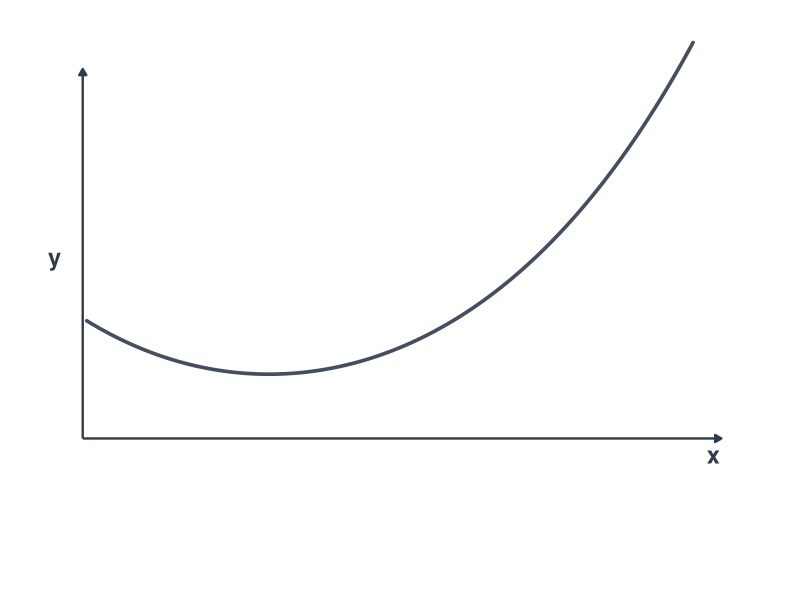
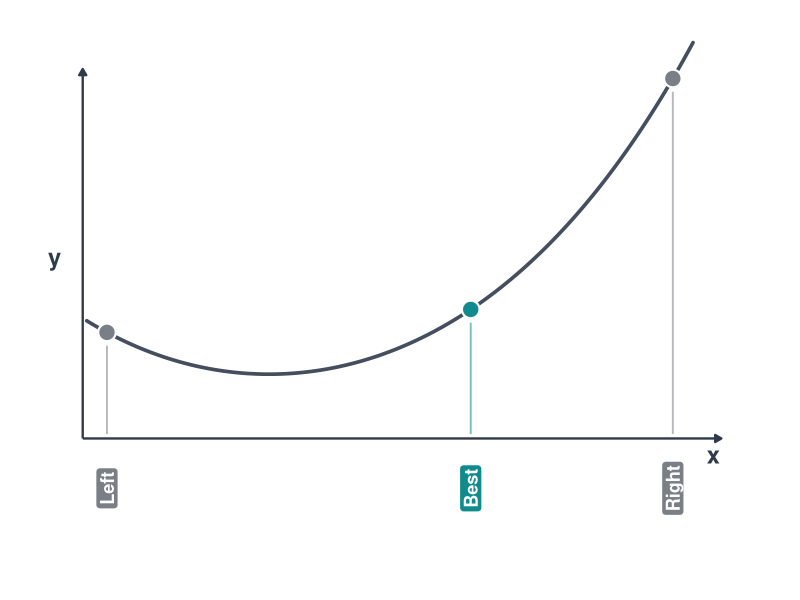
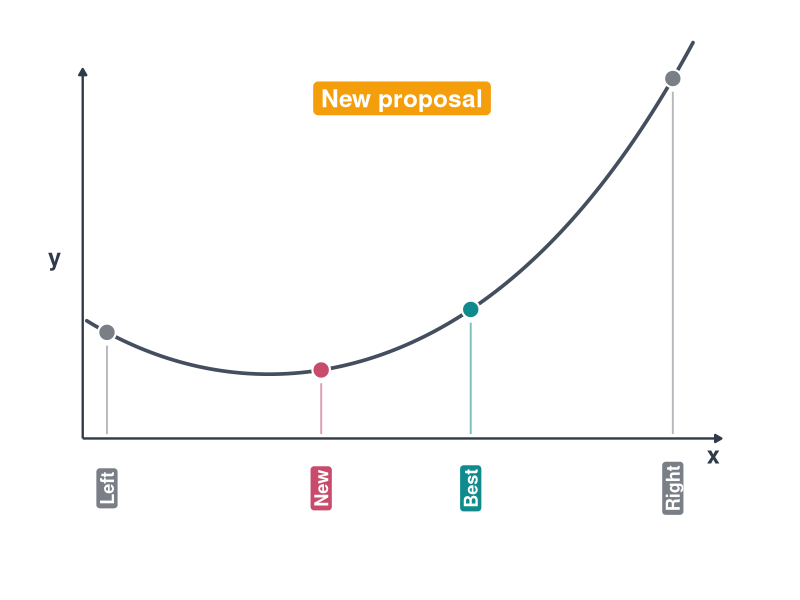
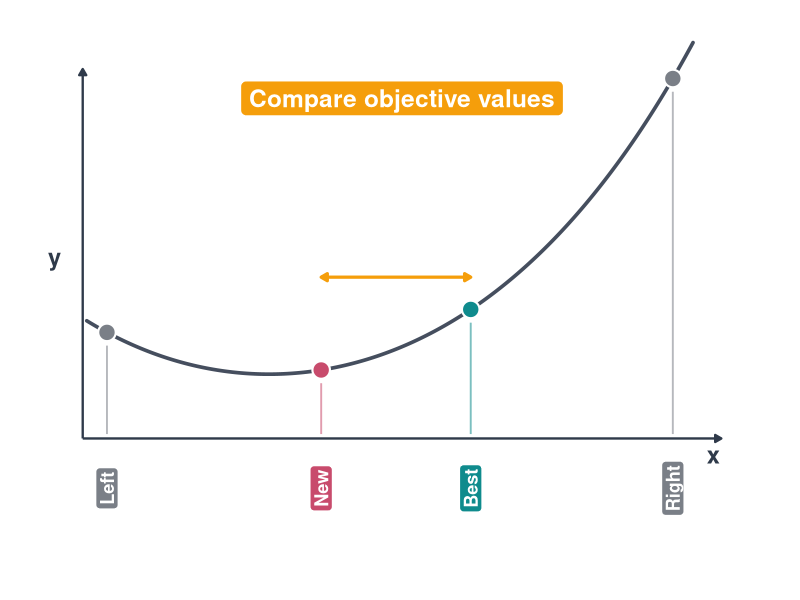
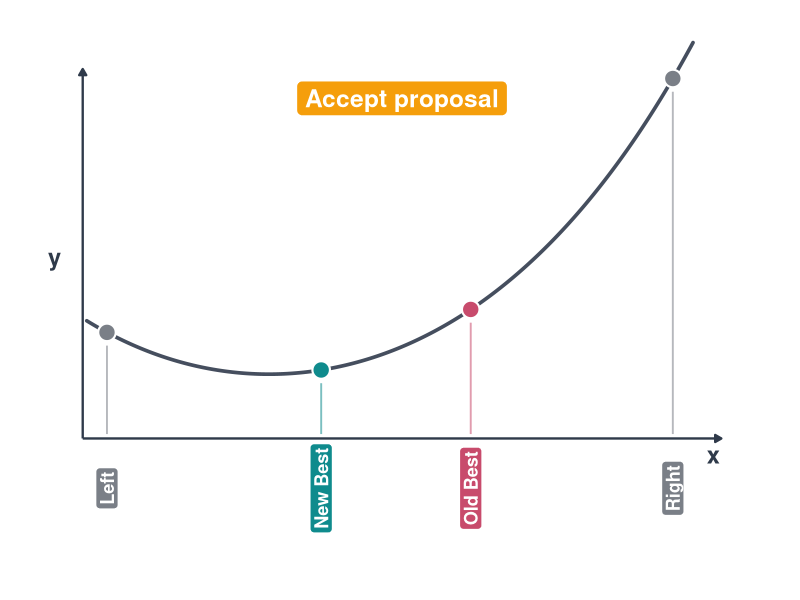
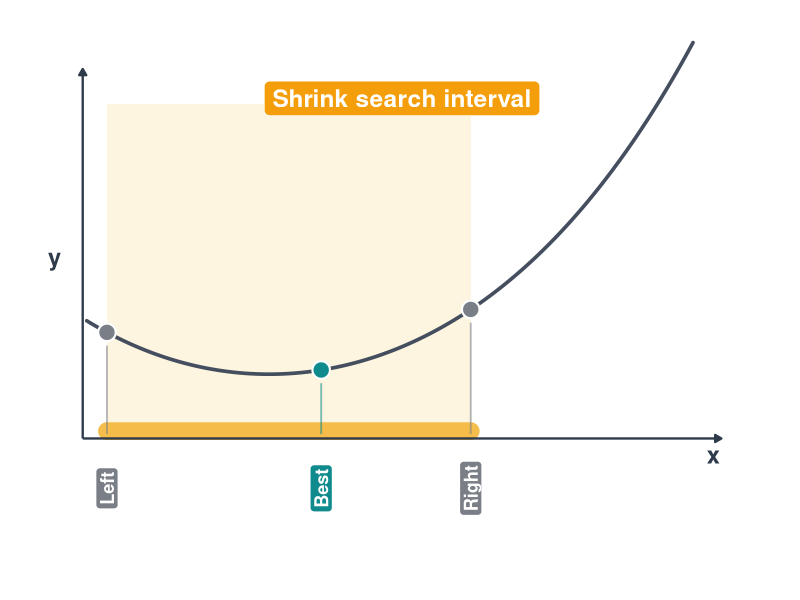
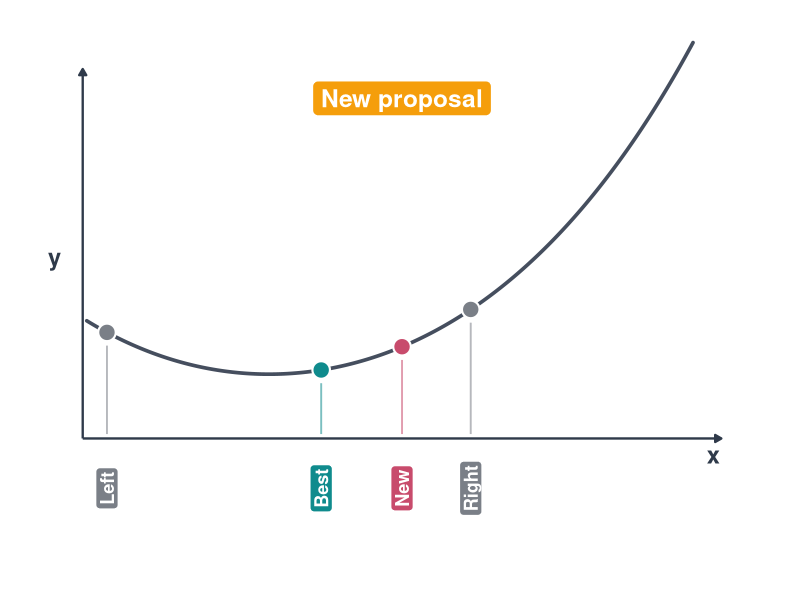
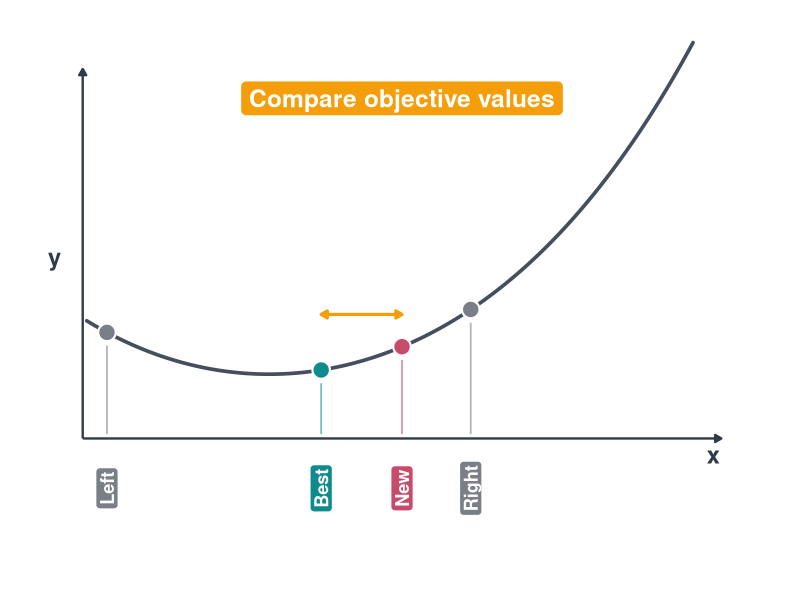

Recreate these plots in R, in order.
# ------------------------------------------------------------------------------
# univariate optimization
#
# FIG: recreate the simple nesting / golden-ratio animation frames with a
# modern ggplot2 style and save them to ../figure/.
# ------------------------------------------------------------------------------

set.seed(1L)

library(ggplot2)
library(gridExtra)

dir.create("../figure", recursive = TRUE, showWarnings = FALSE)

objective = function(x) {
  0.22 + 0.85 * (x - 0.48)^2 + 0.18 * (x - 0.48)^4 + 0.05 * (x - 0.48)
}

plot_colors = list(
  paper = "#FFFFFF",
  ink = "#2F3A4A",
  curve = "#454E5E",
  boundary = "#7A7F87",
  best = "#0F8B8D",
  new = "#C84B6C",
  badge = "#F59E0B",
  interval = "#F4B942",
  interval_fill = "#FCE7B2"
)

x_limits = c(-0.05, 1.60)
y_limits = c(-0.30, 1.32)
axis_x = -0.01
axis_y = 0
label_y = -0.17
badge_x = 0.78
badge_y = 1.16

curve_data = data.frame(x = seq(0, 1.5, length.out = 800L))
curve_data$y = objective(curve_data$x)

point_styles = data.frame(
  role = c("left", "right", "best", "new", "new_best", "old_best"),
  label = c("Left", "Right", "Best", "New", "New Best", "Old Best"),
  fill = c(
    plot_colors$boundary,
    plot_colors$boundary,
    plot_colors$best,
    plot_colors$new,
    plot_colors$best,
    plot_colors$new
  ),
  stringsAsFactors = FALSE
)

make_points = function(x_values) {
  points = data.frame(
    role = names(x_values),
    x = as.numeric(x_values),
    stringsAsFactors = FALSE
  )
  points$label = point_styles$label[match(points$role, point_styles$role)]
  points$fill = point_styles$fill[match(points$role, point_styles$role)]
  points$y = objective(points$x)
  points = points[order(points$x), , drop = FALSE]
  rownames(points) = NULL
  points
}

make_frame = function(points = NULL, badge = NULL, interval = NULL, compare = NULL) {
  p = ggplot(curve_data, aes(x = x, y = y)) +
    coord_cartesian(xlim = x_limits, ylim = y_limits, clip = "off") +
    theme_void(base_size = 22) +
    theme(
      plot.background = element_rect(fill = plot_colors$paper, colour = NA),
      panel.background = element_rect(fill = plot_colors$paper, colour = NA),
      plot.margin = margin(20, 24, 36, 24)
    )

  if (!is.null(interval)) {
    p = p +
      annotate(
        "rect",
        xmin = interval[1],
        xmax = interval[2],
        ymin = axis_y,
        ymax = y_limits[2] - 0.18,
        fill = plot_colors$interval_fill,
        alpha = 0.40
      ) +
      annotate(
        "segment",
        x = interval[1],
        xend = interval[2],
        y = axis_y + 0.025,
        yend = axis_y + 0.025,
        colour = plot_colors$interval,
        linewidth = 6,
        alpha = 0.95,
        lineend = "round"
      )
  }

  p = p +
    annotate(
      "segment",
      x = axis_x,
      xend = x_limits[2] - 0.03,
      y = axis_y,
      yend = axis_y,
      colour = plot_colors$ink,
      linewidth = 0.8,
      arrow = grid::arrow(length = grid::unit(0.18, "cm"), type = "closed")
    ) +
    annotate(
      "segment",
      x = axis_x,
      xend = axis_x,
      y = axis_y,
      yend = y_limits[2] - 0.06,
      colour = plot_colors$ink,
      linewidth = 0.8,
      arrow = grid::arrow(length = grid::unit(0.18, "cm"), type = "closed")
    ) +
    annotate(
      "text",
      x = x_limits[2] - 0.05,
      y = axis_y - 0.055,
      label = "x",
      colour = plot_colors$ink,
      fontface = "bold",
      size = 6
    ) +
    annotate(
      "text",
      x = axis_x - 0.07,
      y = 0.62,
      label = "y",
      colour = plot_colors$ink,
      fontface = "bold",
      size = 6
    ) +
    geom_line(
      colour = plot_colors$curve,
      linewidth = 1.25,
      lineend = "round"
    )

  if (!is.null(points) && nrow(points) > 0L) {
    stem_y = pmax(points$y - 0.045, axis_y + 0.045)

    p = p +
      geom_segment(
        data = transform(points, stem_y = stem_y),
        aes(x = x, xend = x, y = axis_y + 0.015, yend = stem_y, colour = fill),
        inherit.aes = FALSE,
        linewidth = 0.65,
        alpha = 0.55,
        show.legend = FALSE
      ) +
      geom_point(
        data = points,
        aes(fill = fill),
        shape = 21,
        size = 5.2,
        stroke = 1.1,
        colour = "white",
        show.legend = FALSE
      ) +
      geom_label(
        data = points,
        aes(x = x, y = label_y, label = label, fill = fill),
        inherit.aes = FALSE,
        angle = 90,
        colour = "white",
        fontface = "bold",
        size = 4.6,
        linewidth = 0,
        label.padding = grid::unit(0.18, "lines"),
        label.r = grid::unit(0.18, "lines"),
        show.legend = FALSE
      ) +
      scale_fill_identity() +
      scale_colour_identity()
  }

  if (!is.null(compare)) {
    compare_y = max(objective(compare)) + 0.11
    p = p +
      annotate(
        "segment",
        x = min(compare),
        xend = max(compare),
        y = compare_y,
        yend = compare_y,
        colour = plot_colors$badge,
        linewidth = 1.1,
        arrow = grid::arrow(
          length = grid::unit(0.18, "cm"),
          type = "closed",
          ends = "both"
        )
      )
  }

  if (!is.null(badge)) {
    p = p +
      annotate(
        "label",
        x = badge_x,
        y = badge_y,
        label = badge,
        fill = plot_colors$badge,
        colour = "white",
        fontface = "bold",
        size = 6.2,
        label.padding = grid::unit(0.28, "lines"),
        label.r = grid::unit(0.18, "lines")
      )
  }

  p
}

states = list(
  list(id = 0L),
  list(
    id = 1L,
    points = make_points(c(left = 0.05, best = 0.95, right = 1.45))
  ),
  list(
    id = 2L,
    points = make_points(c(left = 0.05, new = 0.58, best = 0.95, right = 1.45)),
    badge = "New proposal"
  ),
  list(
    id = 3L,
    points = make_points(c(left = 0.05, new = 0.58, best = 0.95, right = 1.45)),
    badge = "Compare objective values",
    compare = c(0.58, 0.95)
  ),
  list(
    id = 4L,
    points = make_points(c(left = 0.05, new_best = 0.58, old_best = 0.95, right = 1.45)),
    badge = "Accept proposal"
  ),
  list(
    id = 5L,
    points = make_points(c(left = 0.05, best = 0.58, right = 0.95)),
    badge = "Shrink search interval",
    interval = c(0.05, 0.95)
  ),
  list(
    id = 6L,
    points = make_points(c(left = 0.05, best = 0.58, new = 0.78, right = 0.95)),
    badge = "New proposal"
  ),
  list(
    id = 7L,
    points = make_points(c(left = 0.05, best = 0.58, new = 0.78, right = 0.95)),
    badge = "Compare objective values",
    compare = c(0.58, 0.78)
  ),
  list(
    id = 8L,
    points = make_points(c(left = 0.05, best = 0.58, new = 0.78, right = 0.95)),
    badge = "Keep current best"
  ),
  list(
    id = 9L,
    points = make_points(c(left = 0.05, best = 0.58, right = 0.78)),
    badge = "Shrink search interval",
    interval = c(0.05, 0.78)
  ),
  list(
    id = 10L,
    points = make_points(c(left = 0.05, best = 0.58, new = 0.42, right = 0.78)),
    badge = "New proposal"
  ),
  list(
    id = 11L,
    points = make_points(c(left = 0.05, best = 0.58, new = 0.42, right = 0.78)),
    badge = "Compare objective values",
    compare = c(0.42, 0.58)
  ),
  list(
    id = 12L,
    points = make_points(c(left = 0.05, new_best = 0.42, old_best = 0.58, right = 0.78)),
    badge = "Accept proposal"
  ),
  list(
    id = 13L,
    points = make_points(c(left = 0.05, best = 0.42, right = 0.58)),
    badge = "Shrink search interval",
    interval = c(0.05, 0.58)
  )
)

for (state in states) {
  plot = make_frame(
    points = state$points,
    badge = state$badge,
    interval = state$interval,
    compare = state$compare
  )

  ggsave(
    filename = sprintf("../figure/golden-ratio-%d.png", state$id),
    plot = plot,
    width = 9.6,
    height = 5.4,
    dpi = 100,
    bg = plot_colors$paper
  )
}

summary_plot = arrangeGrob(
  grobs = list(
    make_frame(
      points = make_points(c(left = 0.05, new = 0.58, best = 0.95, right = 1.45)),
      badge = "Compare objective values",
      compare = c(0.58, 0.95)
    ),
    make_frame(
      points = make_points(c(left = 0.05, new_best = 0.58, old_best = 0.95, right = 1.45)),
      badge = "Accept proposal"
    ),
    make_frame(
      points = make_points(c(left = 0.05, best = 0.58, right = 0.95)),
      badge = "Shrink search interval",
      interval = c(0.05, 0.95)
    )
  ),
  ncol = 3
)

ggsave(
  filename = "../figure/golden-ratio-summary.png",
  plot = summary_plot,
  width = 14.08,
  height = 4.68,
  dpi = 100,
  bg = plot_colors$paper
)
